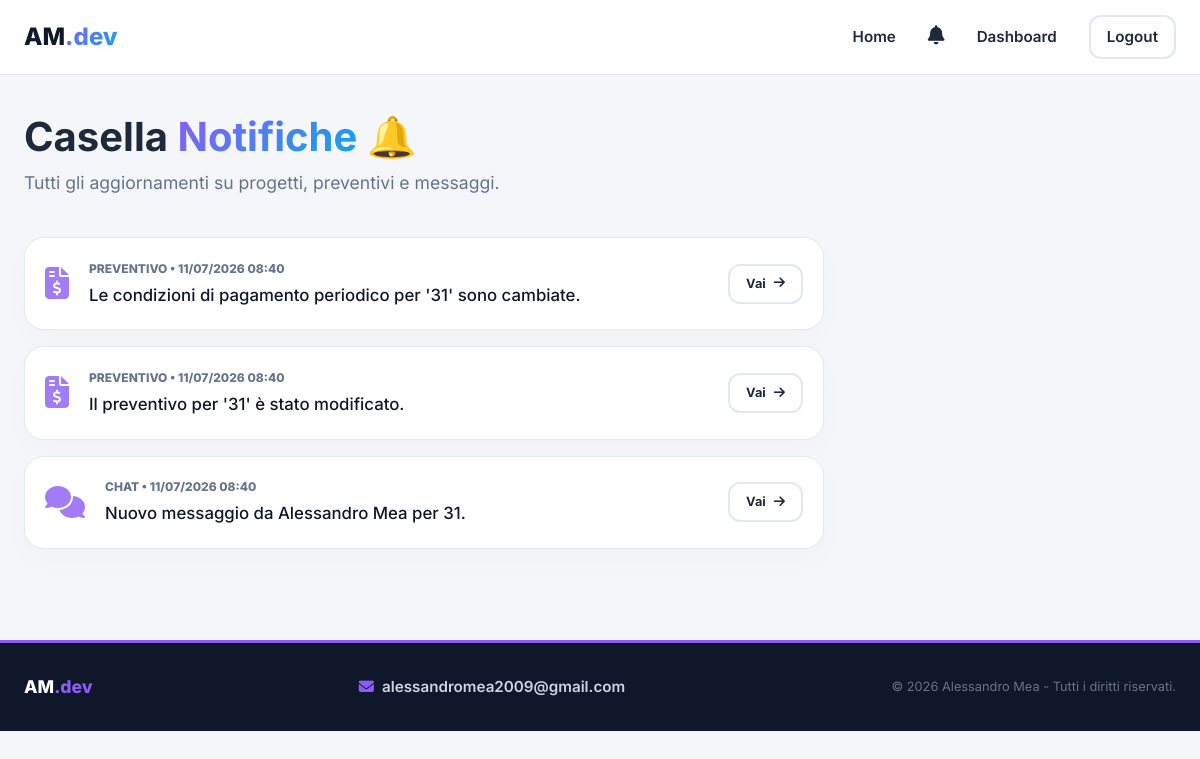
Page /notifications (signed in) on the earlier database version.
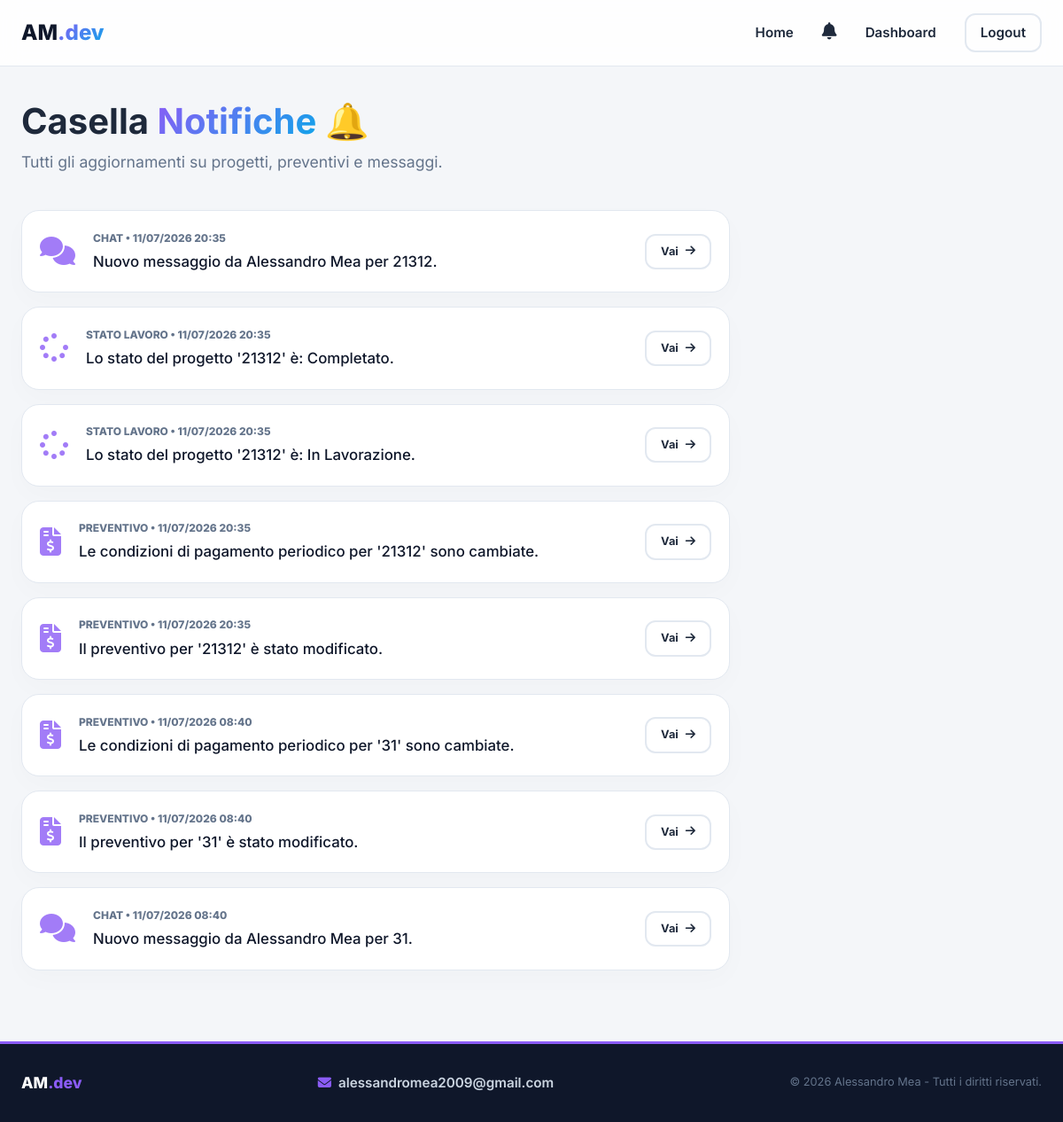
Same page on the later database version.
### app.py (models this page shows)
class Notification(db.Model):
    id = db.Column(db.Integer, primary_key=True)
    user_id = db.Column(db.Integer, db.ForeignKey('user.id'), nullable=False)
    message = db.Column(db.String(255), nullable=False)
    category = db.Column(db.String(50), default='Info')
    link = db.Column(db.String(255), nullable=True)
    is_read = db.Column(db.Boolean, default=False)
    created_at = db.Column(db.DateTime, default=datetime.utcnow)

### app.py (the view)
@app.route('/notifications')
@login_required
def notifications():
    user_notifs = Notification.query.filter_by(user_id=current_user.id).order_by(Notification.created_at.desc()).all()
    for n in user_notifs:
        n.is_read = True
    db.session.commit()
    return render_template('notifications.html', notifications=user_notifs)

### app.py (called while the page is built)
@login_manager.user_loader
def load_user(user_id):
    return User.query.get(int(user_id))

@app.context_processor
def inject_notifications():
    if current_user.is_authenticated:
        unread = Notification.query.filter_by(user_id=current_user.id, is_read=False).count()
        return dict(unread_notifications=unread)
    return dict(unread_notifications=0)

### templates/notifications.html
{% extends 'base.html' %}
{% block content %}
<div style="margin-bottom: 40px;">
    <h2 style="font-size: 2.5rem;">Casella <span class="text-neon">Notifiche</span> 🔔</h2>
    <p style="color: var(--text-muted); font-size: 1.1rem;">Tutti gli aggiornamenti su progetti, preventivi e messaggi.
    </p>
</div>
<div style="max-width: 800px; display: flex; flex-direction: column; gap: 16px;">
    {% if not notifications %}
    <div class="neon-card" style="text-align: center; color: var(--text-muted); padding: 60px;">
        <i class="fa-regular fa-bell-slash" style="font-size: 3rem; opacity: 0.3; margin-bottom: 16px;"></i><br>
        Non hai nessuna notifica al momento.
    </div>
    {% else %}
    {% for n in notifications %}
    <div class="neon-card"
        style="padding: 20px; display: flex; gap: 20px; align-items: center; {% if not n.is_read %}border-left: 4px solid var(--accent-purple); background: rgba(99, 102, 241, 0.03);{% endif %}">
        <div style="font-size: 2rem; color: var(--accent-purple); opacity: 0.8;">
            {% if n.category == 'Chat' %}<i class="fa-solid fa-comments"></i>
            {% elif n.category == 'Preventivo' %}<i class="fa-solid fa-file-invoice-dollar"></i>
            {% elif n.category == 'Stato Lavoro' %}<i class="fa-solid fa-spinner"></i>
            {% else %}<i class="fa-solid fa-bell"></i>{% endif %}
        </div>
        <div style="flex-grow: 1;">
            <h4
                style="margin-bottom: 4px; font-size: 1rem; color: var(--text-muted); text-transform: uppercase; font-weight: 800; font-size: 0.75rem;">
                {{ n.category }} • {{ n.created_at.strftime('%d/%m/%Y %H:%M') }}</h4>
            <p
                style="font-size: 1.05rem; color: var(--primary-dark); font-weight: {% if not n.is_read %}700{% else %}500{% endif %};">
                {{ n.message }}</p>
        </div>
        {% if n.link %}
        <div>
            <a href="{{ n.link }}" class="btn btn-secondary btn-sm" style="padding: 8px 16px; font-size: 0.8rem;">Vai <i
                    class="fa-solid fa-arrow-right"></i></a>
        </div>
        {% endif %}
    </div>
    {% endfor %}
    {% endif %}
</div>
{% endblock %}

### templates/base.html (shortened to what this page needs)
<!DOCTYPE html>
<html lang="it">
<head>
    <link rel="stylesheet" href="https://cdnjs.cloudflare.com/ajax/libs/font-awesome/6.4.0/css/all.min.css">
    <link rel="stylesheet" href="{{ url_for('static', filename='css/style.css') }}">
</head>
<body>
    <nav class="navbar">
        <div class="container nav-container">
            <a href="/" class="logo">AM<span>.dev</span></a>
            <ul class="nav-links">
                <li><a href="/">Home</a></li>
                <li>
                    <a href="/notifications" style="position: relative;">
                        <i class="fa-solid fa-bell" style="font-size: 1.2rem;"></i>
                    </a>
                </li>
                {% if current_user.is_authenticated %}
                {% if current_user.is_admin %}
                <li><a href="/admin" class="btn btn-admin" style="padding: 8px 16px;">Pannello Admin</a></li>
                {% else %}
                <li><a href="/dashboard">Dashboard</a></li>
                {% endif %}
                <li><a href="/logout" class="btn btn-secondary" style="padding: 8px 16px;">Logout</a></li>
                {% else %}
                <li><a href="/login" class="btn btn-primary">Accedi Area Clienti</a></li>
                {% endif %}
            </ul>
        </div>
    </nav>
    <div style="padding-top: 105px; padding-bottom: 80px; min-height: 80vh;">
        <div class="container">
            {% block content %}
            {% endblock %}
        </div>
    </div>
<footer
    style="background: var(--primary-dark); color: white; padding: 30px 0; border-top: 3px solid var(--accent-purple);">
    <div class="container"
        style="display: flex; justify-content: space-between; align-items: center; flex-wrap: wrap; gap: 20px;">
        <div>
            <h3 style="font-size: 1.1rem; font-weight: 800; margin: 0;">AM<span
                    style="color: var(--accent-purple);">.dev</span></h3>
        </div>
        <a href="mailto:alessandromea2009@gmail.com"
            style="font-size: 0.95rem; font-weight: 600; color: #cbd5e1; text-decoration: none; transition: var(--transition);">
            <i class="fa-solid fa-envelope"
                style="margin-right: 8px; color: var(--accent-purple);"></i>alessandromea2009@gmail.com
        </a>
        <div style="color: #64748b; font-size: 0.8rem;">
            &copy; <span id="year"></span> Alessandro Mea -  Tutti i diritti riservati.
        </div>
    </div>
</footer>
</body>
</html>

### static/css/style.css (style rules this page uses)
html { scroll-behavior: smooth; }
:root { --primary-dark: #0f172a; --accent-purple: #8b5cf6; --accent-blue: #0ea5e9; --accent-neon: linear-gradient(135deg, #8b5cf6, #0ea5e9); --bg-body: #f4f6f9; --card-bg: #ffffff; --text-main: #1e293b; --text-muted: #64748b; --border-color: #e2e8f0; --neon-glow: 0 4px 20px rgba(139, 92, 246, 0.3), 0 4px 20px rgba(14, 165, 233, 0.3); --transition: all 0.3s cubic-bezier(0.4, 0, 0.2, 1); }
* { margin: 0; padding: 0; box-sizing: border-box; font-family: 'Inter', system-ui, -apple-system, sans-serif; }
body { background-color: var(--bg-body); color: var(--text-main); line-height: 1.6; min-height: 100vh; }
.container { max-width: 1200px; margin: 0 auto; padding: 0 24px; }
.navbar { position: fixed; top: 0; left: 0; right: 0; height: 75px; background: rgba(255, 255, 255, 0.85); backdrop-filter: blur(12px); border-bottom: 1px solid var(--border-color); z-index: 1000; }
.nav-container { display: flex; justify-content: space-between; align-items: center; height: 100%; }
.logo { font-size: 1.5rem; font-weight: 800; color: var(--primary-dark); text-decoration: none; }
.logo span { background: var(--accent-neon); -webkit-background-clip: text; -webkit-text-fill-color: transparent; }
.nav-links { display: flex; align-items: center; gap: 32px; list-style: none; }
.nav-links a { text-decoration: none; color: var(--text-main); font-weight: 600; font-size: 0.95rem; transition: var(--transition); }
.btn { display: inline-flex; align-items: center; justify-content: center; gap: 8px; padding: 12px 24px; border-radius: 12px; font-weight: 700; font-size: 0.95rem; text-decoration: none; cursor: pointer; border: none; transition: var(--transition); }
.btn-secondary { background-color: transparent; border: 2px solid var(--border-color); color: var(--text-main) !important; }
.neon-card { background: var(--card-bg); border: 1px solid var(--border-color); border-radius: 20px; padding: 32px; box-shadow: 0 10px 30px rgba(0, 0, 0, 0.02); position: relative; overflow: hidden; transition: var(--transition); }
.neon-card::before { content: ''; position: absolute; top: 0; left: 0; width: 100%; height: 4px; background: var(--accent-neon); opacity: 0; transition: var(--transition); }
.text-neon { background: var(--accent-neon); -webkit-background-clip: text; -webkit-text-fill-color: transparent; }

Differences in the rows shown:
added Notification: category "CHAT", created_at "11/07/2026 20:35", message "Nuovo messaggio da Alessandro Mea per 21312."
added Notification: category "STATO LAVORO", created_at "11/07/2026 20:35", message "Lo stato del progetto '21312' è: Completato."
added Notification: category "STATO LAVORO", created_at "11/07/2026 20:35", message "Lo stato del progetto '21312' è: In Lavorazione."
added Notification: category "PREVENTIVO", created_at "11/07/2026 20:35", message "Le condizioni di pagamento periodico per '21312' sono cambiate."
added Notification: category "PREVENTIVO", created_at "11/07/2026 20:35", message "Il preventivo per '21312' è stato modificato."
